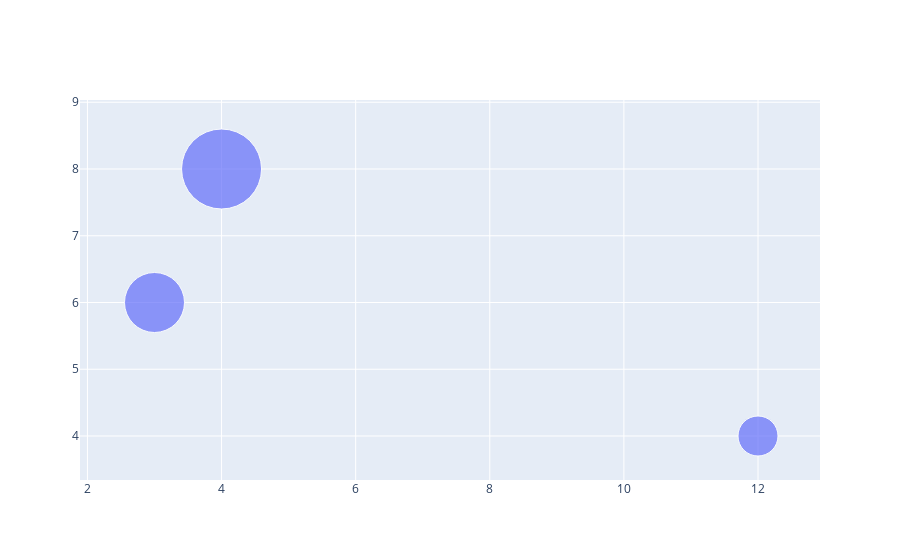

Here is the notebook cell this chart was saved with:
### Code cell
fig = go.Figure(go.Scatter(x=x, y=y, mode = "markers", marker_size = [40,60,80,90], text = ["prod  a", "prod b", "prod c" ]))
fig.show()

### Figure 1 — Plotly figure (JSON) as saved in the notebook; plotly's stock layout.template omitted (floating-point values rounded to 4 significant figures)
{"data": [{"marker": {"size": [40, 60, 80, 90]}, "mode": "markers", "text": ["prod a", "prod b", "prod c"], "type": "scatter", "x": [12, 3, 4], "y": [4, 6, 8, 10]}], "layout": {}}
